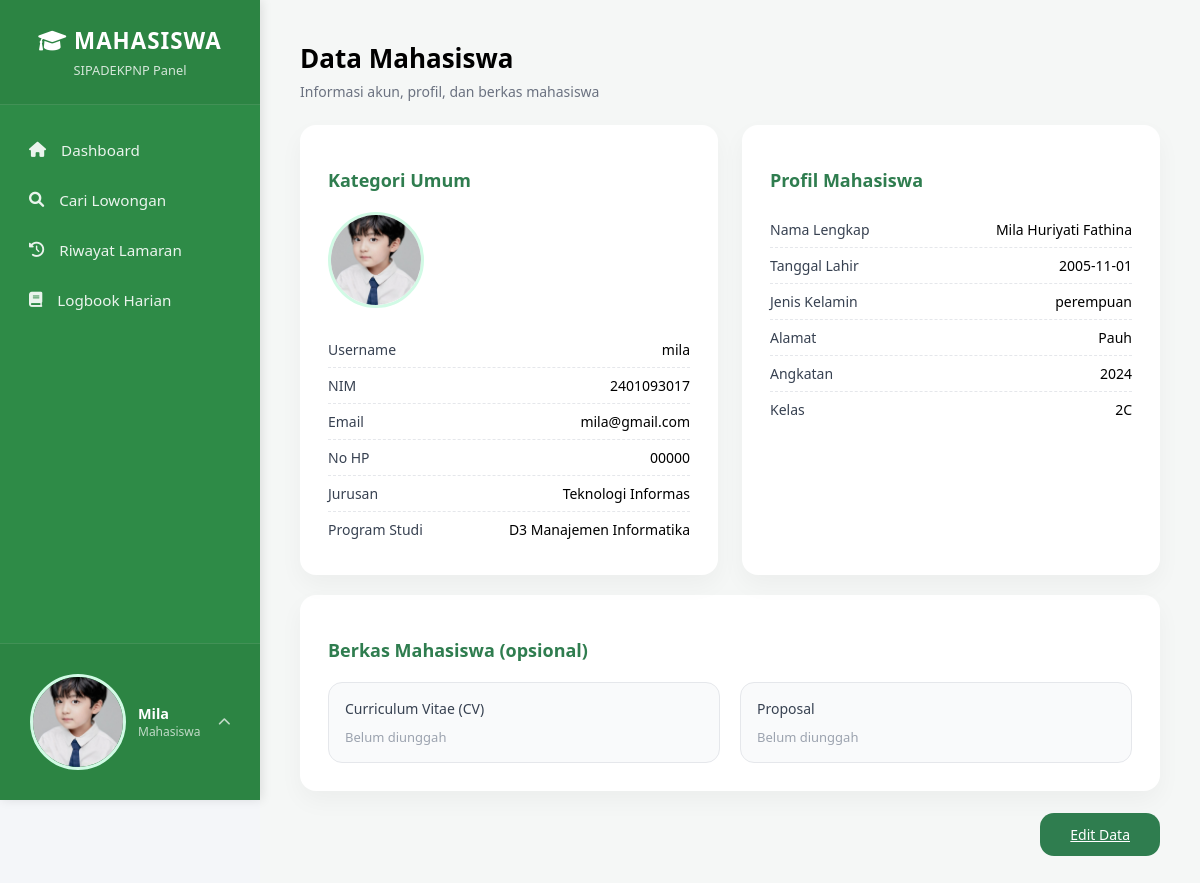
Page /mahasiswa/data_mahasiswa/data_mahasiswa.php (signed in) on the earlier database version.
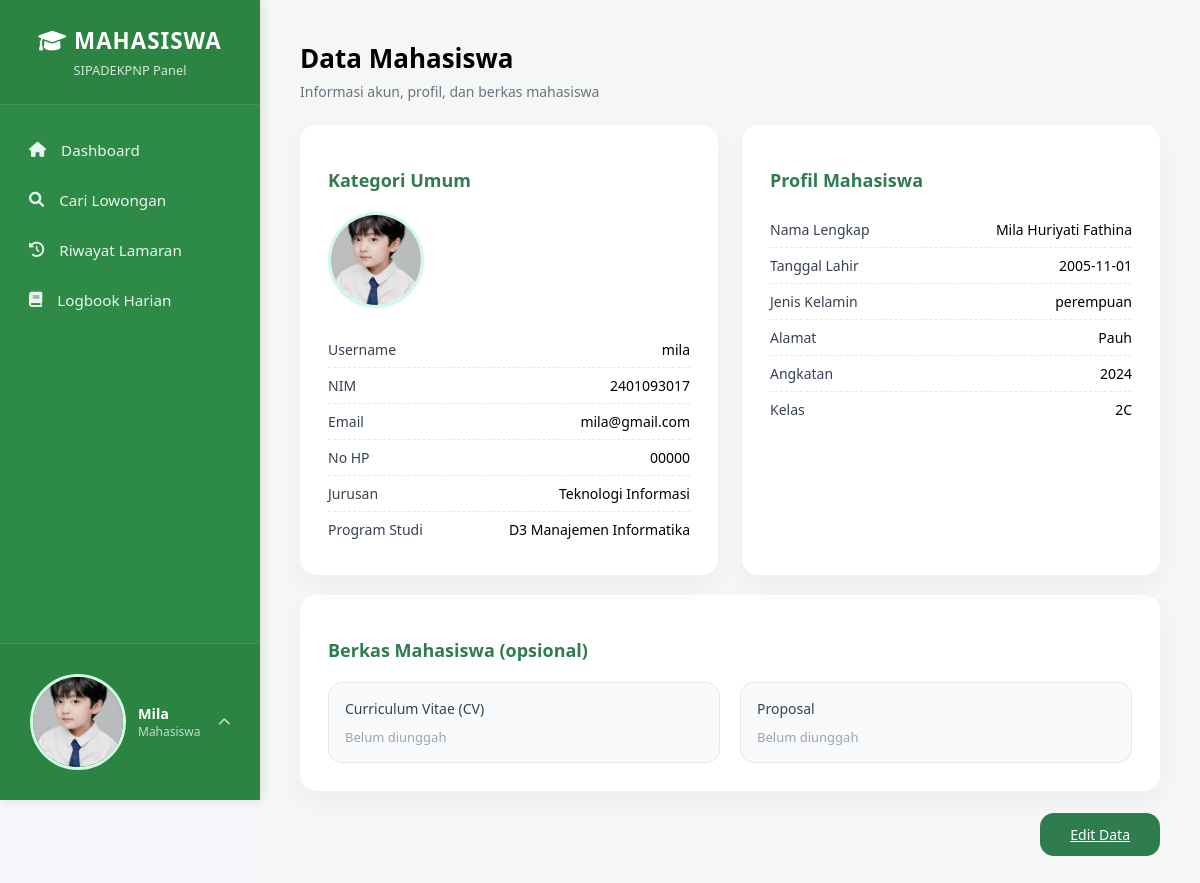
Same page on the later database version.
### tables this page shows
CREATE TABLE `mahasiswa` (
  `id_mahasiswa` int(11) NOT NULL,
  `id_user` int(11) NOT NULL,
  `nim` varchar(100) NOT NULL,
  `nama_lengkap` varchar(150) NOT NULL,
  `tanggal_lahir` date NOT NULL,
  `jenis_kelamin` enum('laki-laki','perempuan') NOT NULL,
  `alamat` text NOT NULL,
  `id_jurusan` int(11) NOT NULL,
  `id_prodi` int(11) NOT NULL,
  `angkatan` year(4) NOT NULL,
  `kelas` varchar(50) NOT NULL,
  `email` varchar(150) NOT NULL,
  `no_hp` varchar(20) NOT NULL,
  `create_at` datetime NOT NULL
);

CREATE TABLE `jurusan` (
  `id_jurusan` int(11) NOT NULL,
  `id_user` int(11) NOT NULL,
  `kode` varchar(20) NOT NULL,
  `nama_jurusan` varchar(150) NOT NULL,
  `keterangan` text NOT NULL
);

CREATE TABLE `users` (
  `id_user` int(11) NOT NULL,
  `username` varchar(100) NOT NULL,
  `email` varchar(150) NOT NULL,
  `password` varchar(255) NOT NULL,
  `created_at` datetime NOT NULL,
  `update_at` datetime NOT NULL,
  `roles` enum('super_admin','admin_jurusan','mahasiswa','perusahaan') NOT NULL,
  `foto` varchar(255) NOT NULL,
  `no_hp` varchar(20) NOT NULL,
  `status` enum('Pending','Verified','Rejected') NOT NULL
);

CREATE TABLE `prodi` (
  `id_prodi` int(11) NOT NULL,
  `id_jurusan` int(11) NOT NULL,
  `nama_prodi` varchar(100) NOT NULL,
  `status` enum('aktif','tidak aktif') NOT NULL
);

### config.php (called while the page is built, shortened)
<?php
$base_url = "http://localhost/MagangInAja/";

### mahasiswa/data_mahasiswa/data_mahasiswa.php (the view, shortened to what this page needs)
<?php
require_once '../../templates/header_mahasiswa.php';
$id_user = $_SESSION['user_id'] ?? null;
$query = "SELECT
    u.username, u.email, u.no_hp, u.foto,
    j.nama_jurusan, p.nama_prodi, m.nim,
    m.nama_lengkap, m.tanggal_lahir, m.jenis_kelamin,
    m.alamat, m.angkatan, m.kelas
FROM users u
LEFT JOIN mahasiswa m ON m.id_user = u.id_user
LEFT JOIN jurusan j ON m.id_jurusan = j.id_jurusan
LEFT JOIN prodi p ON m.id_prodi = p.id_prodi
WHERE u.id_user = '$id_user'";
$result = mysqli_query($conn, $query);
$data = mysqli_fetch_assoc($result);
$berkas = [];
?>
<link rel="stylesheet" href="../../css/data_mahasiswa.css">
<div class="main-content">
    <div class="page-header">
        <h1>Data Mahasiswa</h1>
        <p>Informasi akun, profil, dan berkas mahasiswa</p>
    </div>
    <div class="grid-2">
        <div class="card">
            <h2>Kategori Umum</h2>
            <div class="photo-section">
                <img src="<?= $base_url; ?>img/profile_mahasiswa/<?= $data['foto'] ?? 'default.png'; ?>"
                     class="mini-avatar"
                     onerror="this.src='https://ui-avatars.com/api/?name=<?= urlencode($data['username']); ?>&background=fff&color=2E8B47'">
            </div>
            <div class="info-list">
                <p><span>Username</span><?= htmlspecialchars($data['username']); ?></p>
                <p><span>NIM</span><?= htmlspecialchars($data['nim'] ?? '-'); ?></p>
                <p><span>Email</span><?= htmlspecialchars($data['email']); ?></p>
                <p><span>No HP</span><?= htmlspecialchars($data['no_hp']); ?></p>
                <p><span>Jurusan</span><?= htmlspecialchars($data['nama_jurusan'] ?? '-'); ?></p>
                <p><span>Program Studi</span><?= htmlspecialchars($data['nama_prodi'] ?? '-'); ?></p>
            </div>
        </div>
        <div class="card">
            <h2>Profil Mahasiswa</h2>
            <div class="info-list">
                <p><span>Nama Lengkap</span><?= htmlspecialchars($data['nama_lengkap'] ?? '-'); ?></p>
                <p><span>Tanggal Lahir</span><?= htmlspecialchars($data['tanggal_lahir'] ?? '-'); ?></p>
                <p><span>Jenis Kelamin</span><?= htmlspecialchars($data['jenis_kelamin'] ?? '-'); ?></p>
                <p><span>Alamat</span><?= htmlspecialchars($data['alamat'] ?? '-'); ?></p>
                <p><span>Angkatan</span><?= htmlspecialchars($data['angkatan'] ?? '-'); ?></p>
                <p><span>Kelas</span><?= htmlspecialchars($data['kelas'] ?? '-'); ?></p>
            </div>
        </div>
    </div>
    <div class="card" style="margin-top: 20px;">
        <h2>Berkas Mahasiswa (opsional)</h2>
        <div class="berkas-grid">
            <div class="berkas-item">
                <span>Curriculum Vitae (CV)</span>
                <?php if (!empty($berkas['cv'])): ?>
                    <a href="<?= $base_url; ?>uploads/mahasiswa/<?= $berkas['cv']; ?>" target="_blank">
                        Lihat Berkas
                    </a>
                <?php else: ?>
                    <em>Belum diunggah</em>
                <?php endif; ?>
            </div>
            <div class="berkas-item">
                <span>Proposal</span>
                <?php if (!empty($berkas['proposal'])): ?>
                    <a href="<?= $base_url; ?>uploads/mahasiswa/<?= $berkas['proposal']; ?>" target="_blank">
                        Lihat Berkas
                    </a>
                <?php else: ?>
                    <em>Belum diunggah</em>
                <?php endif; ?>
            </div>
        </div>
    </div>
    <div class="form-action">
        <a href="form_data_mahasiswa.php" class="btn-primary">
            Edit Data
        </a>
    </div>
</div>
</body>
</html>

Differences in the rows shown:
changed through a linked row, mahasiswa "Mila Huriyati Fathina": id_jurusan.nama_jurusan "Teknologi Informas" → "Teknologi Informasi"
